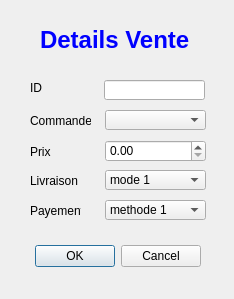
<?xml version="1.0" encoding="UTF-8"?>
<ui version="4.0">
 <class>add_vente</class>
 <widget class="QDialog" name="add_vente">
  <property name="geometry">
   <rect>
    <x>0</x>
    <y>0</y>
    <width>234</width>
    <height>299</height>
   </rect>
  </property>
  <property name="windowTitle">
   <string>Dialog</string>
  </property>
  <widget class="QDialogButtonBox" name="buttonBox">
   <property name="geometry">
    <rect>
     <x>30</x>
     <y>240</y>
     <width>171</width>
     <height>32</height>
    </rect>
   </property>
   <property name="orientation">
    <enum>Qt::Horizontal</enum>
   </property>
   <property name="standardButtons">
    <set>QDialogButtonBox::Cancel|QDialogButtonBox::Ok</set>
   </property>
  </widget>
  <widget class="QLabel" name="label_4">
   <property name="geometry">
    <rect>
     <x>30</x>
     <y>113</y>
     <width>61</width>
     <height>16</height>
    </rect>
   </property>
   <property name="text">
    <string>Commande</string>
   </property>
  </widget>
  <widget class="QLabel" name="label_2">
   <property name="geometry">
    <rect>
     <x>30</x>
     <y>80</y>
     <width>16</width>
     <height>16</height>
    </rect>
   </property>
   <property name="text">
    <string>ID</string>
   </property>
  </widget>
  <widget class="QComboBox" name="commande">
   <property name="geometry">
    <rect>
     <x>105</x>
     <y>110</y>
     <width>101</width>
     <height>20</height>
    </rect>
   </property>
  </widget>
  <widget class="QLabel" name="label">
   <property name="geometry">
    <rect>
     <x>40</x>
     <y>20</y>
     <width>161</width>
     <height>41</height>
    </rect>
   </property>
   <property name="text">
    <string>&lt;html&gt;&lt;head/&gt;&lt;body&gt;&lt;p&gt;&lt;span style=&quot; font-size:18pt; font-weight:600; color:#0000ff;&quot;&gt;Details Vente&lt;/span&gt;&lt;/p&gt;&lt;/body&gt;&lt;/html&gt;</string>
   </property>
  </widget>
  <widget class="QLineEdit" name="id">
   <property name="geometry">
    <rect>
     <x>104</x>
     <y>80</y>
     <width>101</width>
     <height>20</height>
    </rect>
   </property>
  </widget>
  <widget class="QComboBox" name="livraison">
   <property name="geometry">
    <rect>
     <x>105</x>
     <y>170</y>
     <width>101</width>
     <height>20</height>
    </rect>
   </property>
   <item>
    <property name="text">
     <string>mode 1</string>
    </property>
   </item>
   <item>
    <property name="text">
     <string>mode 2</string>
    </property>
   </item>
   <item>
    <property name="text">
     <string>mode 3</string>
    </property>
   </item>
  </widget>
  <widget class="QLabel" name="label_5">
   <property name="geometry">
    <rect>
     <x>30</x>
     <y>173</y>
     <width>51</width>
     <height>16</height>
    </rect>
   </property>
   <property name="text">
    <string>Livraison</string>
   </property>
  </widget>
  <widget class="QComboBox" name="payement">
   <property name="geometry">
    <rect>
     <x>105</x>
     <y>200</y>
     <width>101</width>
     <height>20</height>
    </rect>
   </property>
   <item>
    <property name="text">
     <string>methode 1</string>
    </property>
   </item>
   <item>
    <property name="text">
     <string>methode 2</string>
    </property>
   </item>
   <item>
    <property name="text">
     <string>methode 3</string>
    </property>
   </item>
  </widget>
  <widget class="QLabel" name="label_6">
   <property name="geometry">
    <rect>
     <x>30</x>
     <y>203</y>
     <width>51</width>
     <height>16</height>
    </rect>
   </property>
   <property name="text">
    <string>Payement</string>
   </property>
  </widget>
  <widget class="QLabel" name="label_7">
   <property name="geometry">
    <rect>
     <x>30</x>
     <y>144</y>
     <width>51</width>
     <height>16</height>
    </rect>
   </property>
   <property name="text">
    <string>Prix</string>
   </property>
  </widget>
  <widget class="QDoubleSpinBox" name="prix">
   <property name="geometry">
    <rect>
     <x>105</x>
     <y>140</y>
     <width>101</width>
     <height>22</height>
    </rect>
   </property>
  </widget>
 </widget>
 <resources/>
 <connections>
  <connection>
   <sender>buttonBox</sender>
   <signal>accepted()</signal>
   <receiver>add_vente</receiver>
   <slot>accept()</slot>
   <hints>
    <hint type="sourcelabel">
     <x>248</x>
     <y>254</y>
    </hint>
    <hint type="destinationlabel">
     <x>157</x>
     <y>274</y>
    </hint>
   </hints>
  </connection>
  <connection>
   <sender>buttonBox</sender>
   <signal>rejected()</signal>
   <receiver>add_vente</receiver>
   <slot>reject()</slot>
   <hints>
    <hint type="sourcelabel">
     <x>316</x>
     <y>260</y>
    </hint>
    <hint type="destinationlabel">
     <x>286</x>
     <y>274</y>
    </hint>
   </hints>
  </connection>
 </connections>
</ui>
